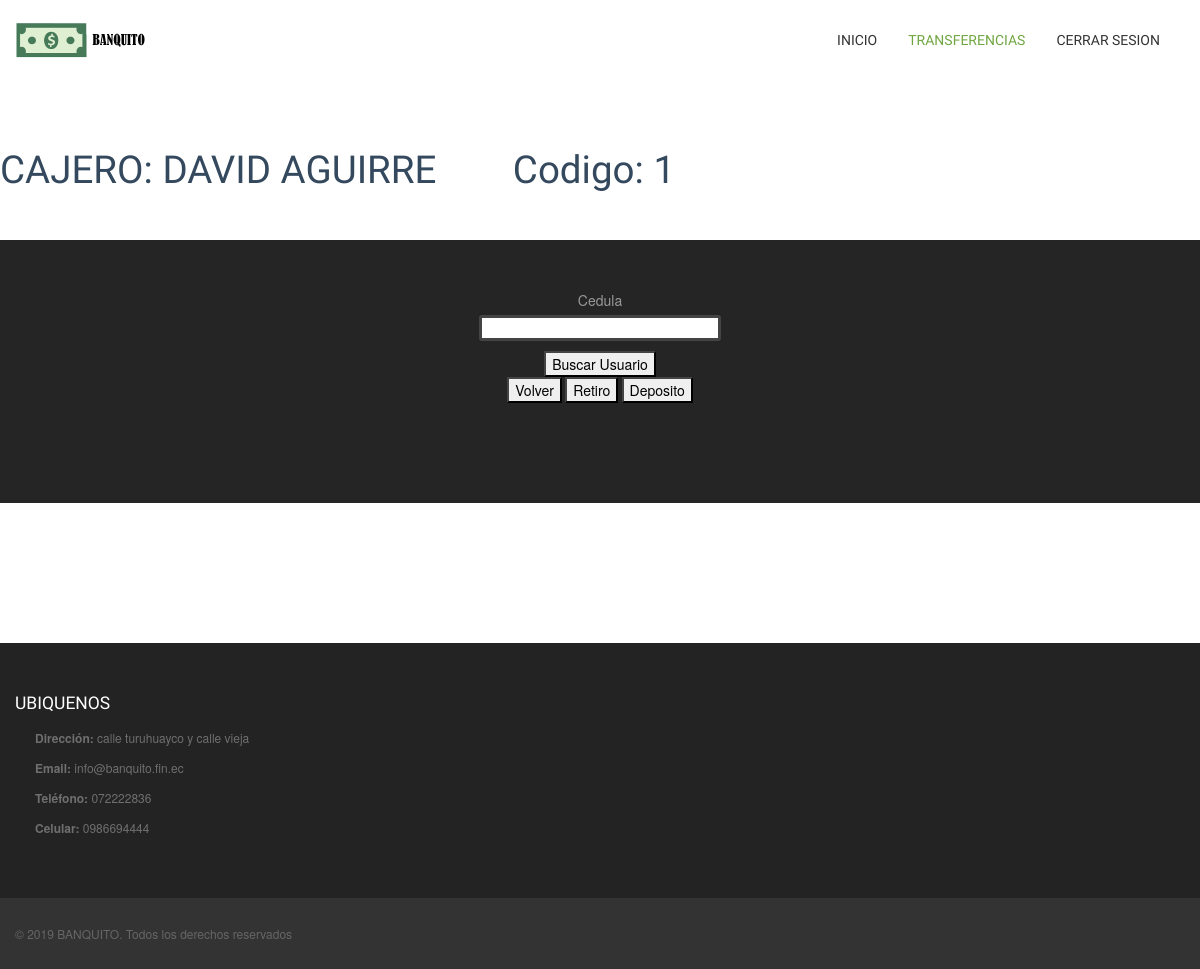
The page /admin/vista/empleado/cajera.php?codigoempleado=1 on the database its author committed.
### tables this page shows
CREATE TABLE `bv_empleado` (
  `emp_id` int(11) NOT NULL,
  `emp_cargo` varchar(50) NOT NULL,
  `emp_persona` int(11) NOT NULL
);

CREATE TABLE `bv_persona` (
  `per_id` int(11) NOT NULL,
  `per_cedula` varchar(10) NOT NULL,
  `per_nombre` varchar(200) NOT NULL,
  `per_apellido` varchar(200) NOT NULL,
  `per_direccion` varchar(200) NOT NULL,
  `per_telefono` varchar(10) NOT NULL,
  `per_fecha_nac` date NOT NULL,
  `per_correo` varchar(100) NOT NULL,
  `per_estado_civil` varchar(100) NOT NULL,
  `per_sexo` varchar(50) NOT NULL,
  `per_rol` varchar(50) NOT NULL,
  `per_password` varchar(100) NOT NULL COMMENT ' 	'
);

### admin/vista/empleado/cajera.php (the view, shortened to what this page needs)
<!DOCTYPE html>
<html class="no-js">
<head>
    <link rel="stylesheet" href="../../../css/bootstrap.min.css">
    <link rel="stylesheet" href="../../../css/bootstrap-responsive.min.css">
    <link rel="stylesheet" href="../../../css/main.css">
    <link rel="stylesheet" href="../../../css/sl-slide.css">
    <link rel="stylesheet" href="../../../css/img-efect.css">
    <link rel="stylesheet" href="../../../css/accordion.css">
    <link rel="stylesheet" href="../../../css/social.css">
    <link rel="stylesheet" href="../../../css/social.css">
</head>
<body oncontextmenu="return false" style="background-color: #fff">
    <header class="navbar navbar-fixed-top">
        <div class="navbar-inner">
            <div class="container">
                <?php
$codigoempleado = $_GET["codigoempleado"];
?>
                <a id="logo" class="pull-left" href="index.html"></a>
                <div class="nav-collapse collapse pull-right">
                    <ul class="nav">
                    <li><a href="index.php">Inicio</a></li>
                    <li class="active"><a href="cajera.php?codigoempleado=<?php echo "$codigoempleado";?>">TRANSFERENCIAS</a></li>
                        <li><a href="../../../config/cerrarSesion.php">Cerrar Sesion</a></li>
                            </ul>
                </div>
            </div>
        </div>
    </header>
    <br>
    <br>
    <br>
    <div>
    <?php
        include '../../../config/conexionBD.php';
        $codigoempleado = $_GET["codigoempleado"];
        $sqlu = "SELECT p.per_nombre nombre,  p.per_apellido apellido,  e.emp_cargo cargo  FROM bv_persona p, bv_empleado e where p.per_id = e.emp_persona and  emp_id=$codigoempleado;";
        $resultu = $conn->query($sqlu);
        $row = $resultu->fetch_assoc();
        $nombres = $row["nombre"];
         $apellidos = $row["apellido"];
         $rol = $row["cargo"];
         echo "<h1>".$rol. ": " . $nombres . " " . $apellidos."&nbsp;&nbsp;&nbsp;&nbsp;&nbsp;&nbsp;&nbsp;&nbsp;Codigo: " . $codigoempleado."</h1>";
      ?></div>
    <br>
    <br>
    <section id="services" style="text-align: center">
        <div class="container" style="text-align: justify">
            <div class="center gap">
                <form id="formulario01"  enctype="multipart/form-data"
                action='../../controladores/empleado/bd_cajera.php' method="GET" >
                    <div class=" parte1">
                        <label for="cedula">Cedula</label>
                        <input type="text" id="cedula" name="cedula" value="" />
                        <br>
                        <input type="button" id="buscar" name="buscar" value="Buscar Usuario"
                            onclick="return buscarUsuario()" />
                        <br>
                        <a href='index.php'><input type='button' value='Volver'></a>
                        <input type="button" value="Retiro" onclick="return retiro()" />
                        <input type="button" value="Deposito" onclick="return deposito()" />
                    </div>
                </form>
            </div>
        </div>
    </section>
    <br>
    <br>
    <br>
    <br>
    <br>
    <br>
    <br>
    <section id="bottom" class="main">
        <div class="container">
            <div class="row-fluid">
                <div class="span7">
                    <h4>UBIQUENOS</h4>
                    <ul class="unstyled address">
                        <li>
                            <i class="icon-home"></i><strong>Dirección:</strong> calle turuhuayco y calle vieja<br>
                        </li>
                        <li>
                            <strong>Email: </strong> info@banquito.fin.ec
                        </li>
                        <li>
                            <strong>Teléfono:</strong> 072222836
                        </li>
                        <li>
                            <strong>Celular:</strong> 0986694444
                        </li>
                    </ul>
                </div>
            </div>
        </div>
    </section>
    <footer id="footer">
        <div class="container">
            <div class="row-fluid">
                <div class="span5 cp">
                    &copy; 2019 <a target="_blank" href="#"
                        title="Free Twitter Bootstrap WordPress Themes and HTML templates">BANQUITO</a>. Todos los
                    derechos reservados
                </div>
            </div>
        </div>
    </footer>
</body>
</html>

### css/main.css (style rules this page uses)
body { padding-top: 80px; font-size: 12px; color: #34495e; background: #f5f5f5 }
body h1, body h2, body h3, body h4, body .created { font-family: "Fjalla One"; font-weight: normal }
body h3, body h4 { margin-top: 0 }
a { color: #70a641; -webkit-transition: 300ms; -moz-transition: 300ms; -o-transition: 300ms; transition: 300ms }
body>section { padding: 50px 0 }
.center { text-align: center }
header.navbar .navbar-inner { background: #fff!important; border: 0; -webkit-box-shadow: none; -moz-box-shadow: none; box-shadow: none }
header #logo { width: 220px; height: 80px; background: url(../images/logo.png) no-repeat 0 50% }
header.navbar { margin-bottom: 0 }
header.navbar .nav { margin-top: 20px }
header.navbar .nav>li { margin-left: 1px }
header.navbar .nav>li>a { padding-top: 10px; padding-bottom: 10px; color: #333; font-family: "Fjalla One"; font-size: 14px; text-transform: uppercase; text-shadow: none }
header.navbar .nav>li.active>a, header.navbar .nav>li.active>a:hover { background: transparent; color: #70a641; -webkit-box-shadow: none; -moz-box-shadow: none; box-shadow: none }
.navbar .nav>.active>a, .navbar .nav>.active>a:hover, .navbar .nav>.active>a:focus { -webkit-box-shadow: none; -moz-box-shadow: none; box-shadow: none }
.gap { margin-bottom: 50px }
#services { background: #252525; color: #999 }
#bottom { background: #232323; color: #6f6f6f }
#bottom h4 { margin-top: 0; margin-bottom: 15px }
#bottom h1, #bottom h2, #bottom h3, #bottom h4, #bottom h5, #bottom h6 { color: #fff }
#bottom ul.address>li { position: relative; padding-left: 20px; margin-top: 10px }
#bottom ul.address>li:first-child { margin-top: 0 }
#footer { background: #333; padding-top: 15px; padding-bottom: 15px; color: #666 }
#footer a { color: #666 }
#footer .cp { margin-top: 11px }
select, textarea, input[type="text"], input[type="password"], input[type="datetime"], input[type="datetime-local"], input[type="date"], input[type="month"], input[type="time"], input[type="week"], input[type="number"], input[type="email"], input[type="url"], input[type="search"], input[type="tel"], input[type="color"], .uneditable-input { -webkit-border-radius: 3px; -moz-border-radius: 3px; border-radius: 3px; -webkit-box-shadow: none; -moz-box-shadow: none; box-shadow: none; min-height: 10px; padding: 0 15px; border: 3px solid #ededed }

### css/sl-slide.css (style rules this page uses)
body { margin: 0; }

### admin/vista/empleado/cajera.php (style rules this page uses)
input, input:valid { border-color: #444; }

### rows shown on the page
bv_empleado: emp_cargo "CAJERO", emp_persona.per_nombre "DAVID", emp_persona.per_apellido "AGUIRRE"

### other values the page prints
$codigoempleado "1"
